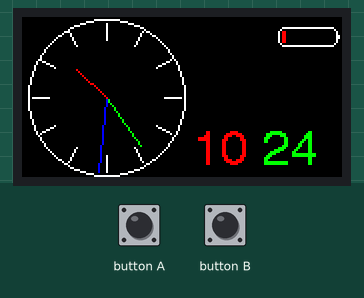
Bench run of a sketch on a simulated ESP32. Shown: 160×80 colour display. The test bench sets the inputs (shaded band). The local clock reads 2024-03-15 10:24:30 at power-on unless the sketch sets it.

Above: at 1.3 s.
1.4 s: button A pressed for 0.15 s
At 1.76 s:
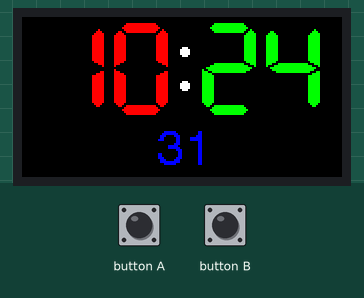
4.0 s: button A pressed for 1 s
At 5.0 s:
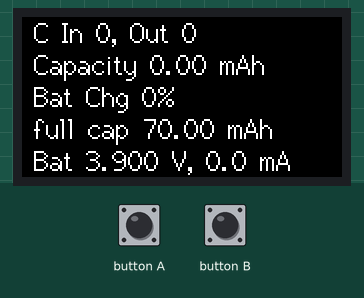
Timing chart, 0 to 7.0 s (numbered marks = the images above; inputs shaded):
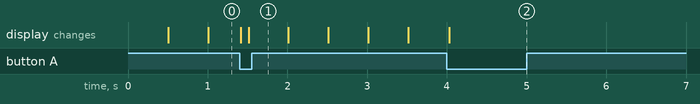

The sketch:

barnabas_orange_watch.ino
```cpp
// this sketch makes a pretty digital watch with an M5Stack M5StickC ESP32 module
// I started with the example code
// https://github.com/m5stack/M5StickC/blob/master/examples/Basics/RTC/RTC.ino
// but prettied up the display, made it go to sleep so you can get more than the
// 40 or so minutes it can run otherwise, and implemented features such as an accurate
// battery state of charge.
//
// use with the $15.60 watch kit from
// https://m5stack.com/collections/m5-core/products/m5stickc-development-kit-with-hat
//

//
// features:
//
// * code to set the Real Time Clock (RTC) chip once
//  * multiple screens of data, use the big M5 button to cycle between them, the watch
//    saves your preference for the next time it wakes up
// * digital display with colorful 7-segment hours and minutes, and somewhat animated
//  seconds display (text 0-59 moves across the bottom of the display.)
// * analog and display with 80 pixel diameter analog clock, plus battery meter, plus
//    digital clock.

//
// bugs to fix:
//
//  * code to print black 8 to keep space when hours < 10 in both clock screens

//
// potential future improvements:
//
// * add battery level icon to digital screen
// * would lowering the CPU clock save much power?
//  see https://github.com/tracestick/firmware_alpha/blob/master/mods/boards.diff.txt
// * beep on hour?
// * speak time? (these two would need the Speaker module plugged in)
// * magnometer in ENV sensor -> analog/digital compass
// * use RTC to sleep/wake CPU while Display remains active?
// * stay awake when plugged into USB or power
// * fade out display at power off
// * set time via NTP over WiFi?
// * temperature gauge (will be hot when charging!
// * timer
// * stopwatch
// * use gyroscope/accelerometer as input
// * wake up from tap like fitbit?
// * set time from device's UI
// * maybe thicker hands by painting them again with X and Y + 1
// * maybe prettier hands by drawing triangles
// * would using tftSprite like Basics/AXP192/AXP192.ino make the display better?
// * WiFi + MQTT
// * make 12/24 hour user configurable, and verify that 24h works correctly


// questions:
//
// * in 24h mode, should analog hour hand go around once per 12h or 24h?
//

// references:
//
// https://en.wikipedia.org/wiki/Polar_coordinate_system
// https://setosa.io/ev/sine-and-cosine/
// https://github.com/m5stack/M5StickC/blob/master/examples/Advanced/AXP192/sleep/sleep.ino
// https://github.com/m5stack/M5StickC/blob/master/examples/Basics/RTC/RTC.ino
// https://www.instructables.com/id/M5-Smart-Watch-Using-DEEP-SLEEP-Function-to-Increa/
//
// The M5Stack M5StickC device uses a Belling Shanghai BM8563 RTC
// https://www.belling.com.cn/media/file_object/bel_product/BM8563/datasheet/BM8563_V1.1_cn.pdf
// which seems to be a clone of the NXP PCF8563 RTC
// https://www.nxp.com/docs/en/data-sheet/PCF8563.pdf
//
// https://docs.m5stack.com/#/en/core/m5stickc
//
// an English language overview of the AXP192 Power Management IC
// https://github.com/ContextQuickie/TTGO-T-Beam/wiki/AXP192-Information
// with gems such as:
//  "The AXP192 contains an internal timer. The timer value can be changed
// by setting the register REG8AH Bits 6-0. Its minimum resolution is minutes.
// REG8AH Bit 7 is set when the timer expires."
// interesting.  so for sleep/wake, we can look at both the RTC and the PMIC.
//
// https://github.com/m5stack/m5-docs/blob/master/docs/en/api/axp192_m5stickc.md

// Notes
// the AXP192 library says there are six bytes of "Data Buffer", 0x06-0x0B
// but the data sheet in section 9.11.8 says four registers: 0x060x09
// I am using five of the bytes.

// http://www.x-powers.com/en.php/Info/product_detail/article_id/29
// https://github.com/m5stack/M5-Schematic/raw/master/Core/AXP192%20Datasheet_v1.1_en_draft_2211.pdf

// Hardware:
//
// ESP32-PICO ARM MCU with Bluetooth and WiFi
// ST7735S
// BM8563   Real Time Clock (RTC)
// MPU6886   Motion Sensor (IMU/accellerometer)
// SH200Q
// AXP192   Power Management IC (PMIC)
// SPM1423
// 80 or 95 mAh LiIon cell "battery"
// USB C with programming/debugging serial port

const int SLEEP_TIME = 15; // watch goes to sleep after this many seconds
// or zero to stay awake

const bool twelve_hour_time = 1; // set to 1 for "normal" 1-12 hours time
// set to 0 for 0-23 hundred hours "military" time
const uint8_t CENTER_X = 42;
const uint8_t CENTER_Y = 40;
const uint8_t CLOCK_RADIUS = 39;
const uint8_t HOUR_HAND_LENGTH = 20;
const uint8_t MINUTE_HAND_LENGTH = 30;
const uint8_t SECOND_HAND_LENGTH = 38;

unsigned long previousMillis = 0;
const long interval = 500;

// pointer-fu from https://stackoverflow.com/a/13353227
// I load a six byte buffer from the AXP192, and use four bytes for a
// float for the battery capacity when fully charged in mAh, and for a byte
// for the screen the user last selected. There is a byte avaliable for
// future use as well: pointer_to_uint8_in_buffer[5]
//
uint8_t axp_data_buffer[6] = {0};          // array to hold data buffer
uint8_t *pointer_to_axp_data_buffer = axp_data_buffer;
float *pointer_to_float_in_buffer = (float*)axp_data_buffer;
uint8_t *pointer_to_uint8_in_buffer = (uint8_t*)axp_data_buffer;

#include <M5StickC.h>

RTC_TimeTypeDef RTC_TimeStruct;

uint8_t screen = 0; // will be set later from data loaded from AXP data buffer
const uint8_t max_screen = 2;
bool LCD = true;
float last_x;
float last_y;
float Radians;
float hour_radians;
float last_hour_radians;
float minute_radians;
float last_minute_radians;
float second_radians;
float last_second_radians;
float rotation;
float battery_full_capacity = 0; // in mAh. stored in AXP PMIC "data buffer"
float x;
float y;

bool blinkb = 0;
bool pm = 0;
float hours = 0;
uint8_t minutes = 0;
uint8_t seconds = 0;
unsigned long wake_time_millis = 0;

void setup() {
  Serial.begin(115200);

  M5.begin();
  M5.Axp.EnableCoulombcounter();

  M5.Lcd.setRotation(1); // rotation 3 is typical. USB-C and M5 button on left
  // rotation 1 if you mount it with the M5 button on the right
  // which might be more conveneient when worn on the left wrist

  //M5.Lcd.fillScreen(BLACK);

  RTC_TimeTypeDef TimeStruct;

  // Use this once to set the date and time in the RTC chip, by changing
  // it to if(1) and filling in the real date and time, and programming
  // the device.
  // Then disable it with if(0) so you don't clobber the time you just set.
  //
  if (0)
  {
    TimeStruct.Hours  = 16; // 24 hour time. for 5 PM, set 17, etc
    TimeStruct.Minutes = 21;
    TimeStruct.Seconds = 00;
    M5.Rtc.SetTime(&TimeStruct);
    RTC_DateTypeDef DateStruct;
    DateStruct.WeekDay = 1;
    DateStruct.Month = 5;
    DateStruct.Date = 4;
    DateStruct.Year = 2020;
    M5.Rtc.SetData(&DateStruct);
  }

  // fetch data buffer from AXP PMIC
  M5.Axp.Read6BytesStorage(pointer_to_axp_data_buffer);

  // set the capacity of the battery that we loaded from the AXP Data Buffer RAM
  // used for battery percentage
  float temp_battery_full_capacity = *pointer_to_float_in_buffer;
  if ( temp_battery_full_capacity >= 200 || temp_battery_full_capacity <= 0 )
  {
    // the capacity should be 80 or 95 mAh.  If the PMIC has never had this set,
    // or something went wrong, we might get a really high or low number.
    // this sets it to a conservative and in-the-ballpark number.  The real
    // capcity should be later stored after a full discharge then full charge cycle
    battery_full_capacity = 70;  // mAh
  }
  else
  {
    battery_full_capacity = temp_battery_full_capacity;
  }
  // set the previously active screen number
  screen = pointer_to_uint8_in_buffer[4];

  wake_time_millis = millis();
}

void loop() {
  // update button state
  M5.update();
  buttons_code();

  unsigned long currentMillis = millis();

  // in support of an accurate battery state-of-charge
  // we have to do a few housekeeping things:

  // when battery is empty
  // (the PMIC would cut us off at 3.0V.
  // at 3.1 V, it's basically all the way drained.
  //
  if (M5.Axp.GetBatVoltage() < 3.1)
  {
    M5.Axp.SetCoulombClear();
    M5.Axp.PowerOff();
  }

  // when battery is full
  // I would think register 0x01, accessable via GetBatteryChargingStatus(),
  // would tell me if charging is complete.  but the relevant bit 1 "charging indicate"
  // is simply 1 for charging, or 0 for not charging or charge finished...
  //
  // this should work well enough.
  //
  if (M5.Axp.GetBatCurrent() == 0 && M5.Axp.GetBatVoltage() >= 4.1)
  {
    battery_full_capacity = M5.Axp.GetCoulombData(); // in mAh

    *pointer_to_float_in_buffer = battery_full_capacity;

    // write this into AXP "data buffer" battery backed RAM
    M5.Axp.Write6BytesStorage(pointer_to_axp_data_buffer);
  }


  if (currentMillis - wake_time_millis >= SLEEP_TIME * 1000)
  {
    // save the active screen number to battery backed RAM in the AXP PMIC
    pointer_to_uint8_in_buffer[4] = screen;

    // write this into AXP "data buffer" battery backed RAM
    M5.Axp.Write6BytesStorage(pointer_to_axp_data_buffer);

    if (SLEEP_TIME > 0)
    {
      M5.Axp.DeepSleep(0);
      // the M5 button on the face can wake the device
    }
  }

  if (currentMillis - previousMillis >= interval)
  {
    blinkb = !blinkb; // concise way to simply flip from 0 -> 1, or 1 -> 0

    previousMillis = currentMillis;
    if (screen == 0)
    {
      analog_and_digital();
    }
    else if (screen == 1)
    {
      digital_clock();
    }
    else if (screen == 2)
    {
      coulomb();
    }
    else
    {
      // maybe we got bad data from the AXP192.  If the battery went completely flat,
      // register 0x0A would default to
      screen = 0;
    }
  }


}

// from https://m5stack.hackster.io/herbert-stiebritz/very-simple-m5stickc-clock-08275b
//
void buttons_code() {
  // BtnA is the big M5 button on the front face
  // BtnB is the button on the bottom

  // change the screen
  if (M5.BtnA.wasPressed())
  {
    wake_time_millis = millis(); // reset the sleep timer

    M5.Lcd.fillScreen(BLACK);
    screen = screen + 1;
  }
  if (screen > max_screen)
  {
    screen = 0;
  }

  // this might be unnecessary, now that the device goes to deep sleep after SLEEP_TIME seconds
  //
  // control the LCD (ON/OFF)
  if (M5.BtnB.wasPressed())
  {
    if (LCD) {
      M5.Lcd.writecommand(ST7735_DISPOFF);
      M5.Axp.ScreenBreath(0);
      LCD = !LCD;
    } else {
      M5.Lcd.writecommand(ST7735_DISPON);
      M5.Axp.ScreenBreath(255);
      LCD = !LCD;
    }
  }


  // Button B long press
  if (M5.BtnB.pressedFor(2000)) {
    // M5 button long press
    //
    // do something else
  }
}

void digital_clock() {

  M5.Lcd.setCursor(0, 0);

  M5.Rtc.GetTime(&RTC_TimeStruct);

  // hours
  M5.Lcd.setTextColor(RED, BLACK);
  M5.Lcd.setTextSize(1);
  M5.Lcd.setCursor(12, 2, 7);

  hours = RTC_TimeStruct.Hours;

  if (twelve_hour_time)
  {
    if (hours > 12)
    {
      pm = 1;
      hours = hours - 12;
      M5.Lcd.setTextColor(BLACK, BLACK);
      M5.Lcd.printf("8");
    }
    else
    {
      pm = 0;
    }
  }

  M5.Lcd.setTextColor(RED, BLACK);
  M5.Lcd.printf("%d", uint8_t(hours));


  // blinking : character
  if (blinkb)
  {
    M5.Lcd.setTextColor(WHITE, BLACK);
    M5.Lcd.printf(":");
  }
  else
  {
    M5.Lcd.setTextColor(BLACK, BLACK);
    M5.Lcd.printf(":");
  }


  // Minutes
  M5.Lcd.setTextColor(GREEN, BLACK);
  M5.Lcd.setTextSize(1);
  M5.Lcd.printf("%02d", RTC_TimeStruct.Minutes);


  // Seconds
  M5.Lcd.setTextColor(BLUE, BLACK);
  M5.Lcd.setTextSize(1);
  M5.Lcd.setCursor(RTC_TimeStruct.Seconds * 2, 55, 4);
  M5.Lcd.printf(" %d", RTC_TimeStruct.Seconds);

  // this block erases the 59 seconds when we roll to 0 seconds
  if (RTC_TimeStruct.Seconds == 0)
  {
    M5.Lcd.setTextColor(BLACK, BLACK);
    M5.Lcd.setCursor(59 * 2, 55, 4);
    M5.Lcd.printf(" 59");
  }


}

void analog_and_digital()
{
  M5.Rtc.GetTime(&RTC_TimeStruct);

  // second hand
  seconds = RTC_TimeStruct.Seconds;
  last_second_radians = second_radians;
  second_radians = ((seconds / 60.0) * 2 * PI);

  if (second_radians != last_second_radians)
  {
    // erase the previous second hand
    draw_clock_hand(BLACK, SECOND_HAND_LENGTH, CENTER_X, CENTER_Y, last_second_radians);
  }

  draw_clock_hand(BLUE, SECOND_HAND_LENGTH, CENTER_X, CENTER_Y, second_radians);


  //minutes = RTC_TimeStruct.Minutes;
  minutes = RTC_TimeStruct.Minutes + (RTC_TimeStruct.Seconds / 60.0);
  last_minute_radians = minute_radians;
  minute_radians = ((minutes / 60.0) * 2 * PI);

  if (minute_radians != last_minute_radians)
  {
    // erase the previous minute hand
    draw_clock_hand(BLACK, MINUTE_HAND_LENGTH, CENTER_X, CENTER_Y, last_minute_radians);
  }

  draw_clock_hand(GREEN, MINUTE_HAND_LENGTH, CENTER_X, CENTER_Y, minute_radians);


  //
  // hours
  //

  // The hour hand can't just be a whole number (integer). If it is, at
  // 1:30 the hour hand would still point straight at 1 o'clock, not
  // halfway between 1 o'clock and 2 o'clock as it would on a real analog clock.

  hours = RTC_TimeStruct.Hours + (RTC_TimeStruct.Minutes / 60.0);

  //
  // display digital hours and minutes
  if (hours > 13 && twelve_hour_time)
  {
    hours = hours - 12.0;
  }
  M5.Lcd.setCursor(85, 55, 4);

  if (hours < 10)
  {
    M5.Lcd.setTextColor(BLACK, BLACK);
    M5.Lcd.print("8");
  }

  M5.Lcd.setTextColor(RED, BLACK);
  M5.Lcd.printf("%d", (int)hours);

  // draw blinking : colon character
  if (blinkb)
  {
    M5.Lcd.setTextColor(WHITE, BLACK);
    M5.Lcd.printf(":");
  }
  else
  {
    M5.Lcd.setTextColor(BLACK, BLACK);
    M5.Lcd.printf(":");
  }

  // draw minutes
  M5.Lcd.setTextColor(GREEN, BLACK);
  M5.Lcd.printf("%02d", RTC_TimeStruct.Minutes);


  // todo: if we're in 24 hour mode, should the hour hand make one rotation
  // per 24 hours?!

  last_hour_radians = hour_radians;
  hour_radians = ((hours / 12.0) * 2 * PI);

  if (hour_radians != last_hour_radians)
  {
    // erase the previous hour hand
    draw_clock_hand(BLACK, HOUR_HAND_LENGTH, CENTER_X, CENTER_Y, last_hour_radians);
  }

  draw_clock_hand(RED, HOUR_HAND_LENGTH, CENTER_X, CENTER_Y, hour_radians);


  // circle clock outline
  M5.Lcd.drawCircle(CENTER_X, CENTER_Y, CLOCK_RADIUS, WHITE);


  // draw radial marks
  if (1)
  {
    for (uint8_t a = 0; a < 12; a = a + 1)
    {
      //draw_clock_mark(int color, float Radians, uint8_t diameter, uint8_t Length, uint8_t center_x, uint8_t center_y)
      draw_clock_mark(WHITE, a / 12.0 * 2 * PI, CLOCK_RADIUS, 10, CENTER_X, CENTER_Y);

    }
  }
  // draw battery icon
  // fixme todo
  // should I add 0.5 to the next to account for floor rounding when I cast it to a uint?
  uint8_t battery_percent = uint8_t((M5.Axp.GetCoulombData() / battery_full_capacity) * 100.0);
  if (battery_percent < 0)
  {
    battery_percent = 0;
  }

  if (battery_percent > 100)
  {
    battery_percent = 100;
  }
  //         x, y, width, height, b%
  draw_battery_icon(128, 5, 30, 10, battery_percent, blinkb);
}

void coulomb()
{
  // this screen was for debugging getting the coulomb counter working.
  // the fix ended being pretty easy - I had to rest the coulomb counter
  // in and out counts when the battery was basically depleted, and note the
  // mAh of energy that were put into the battery when it became fully charged,
  // and that value has to be stored in battery-backed RAM, which the AXP has.

  // for reference another watch project
  // https://github.com/techiesms/M5Stick-C-Smart-Watch-/blob/master/M5StickC_Smart_Watch/M5StickC_Smart_Watch.ino
  // simply reads the battery voltage with vbat = M5.Axp.GetVbatData() * 1.1 / 1000;
  // and has thresholds of
  // >= 4 V
  // >= 3.7 V
  // < 3.7 V

  // article that makes the point that spedometer is instanenous speed
  // and odometer is disatance traveled
  // https://learn.sparkfun.com/tutorials/ltc4150-coulomb-counter-hookup-guide/all

  // do I need to manually set or clear the coulomb counter?
  // https://github.com/ContextQuickie/TTGO-T-Beam/wiki/Register-B8H:-Coulomb-Control-Register
  //

  // battery gauge, battery meter:
  //
  // dug out of previous version of examples/Basics/AXP192/AXP192.in from:
  // https://github.com/m5stack/M5StickC/pull/27/files#diff-947fdad95630acd4a397d9ea1e93e035
  //


  M5.Lcd.setCursor(0, 0, 2);
  M5.Lcd.setTextColor(WHITE, BLACK);

  M5.Lcd.printf(" C In %d, Out %d \r\n", M5.Axp.GetCoulombchargeData(), M5.Axp.GetCoulombdischargeData());
  M5.Lcd.printf(" Capacity %.2f mAh  \r\n", M5.Axp.GetCoulombData());

  M5.Lcd.printf(" Bat Chg %.0f%%   \r\n", ((M5.Axp.GetCoulombData() / battery_full_capacity)) * 100.0);
  M5.Lcd.printf(" full cap %.2f mAh \r\n", battery_full_capacity);


  M5.Lcd.printf(" Bat %.3f V, %.1f mA  ", M5.Axp.GetBatVoltage(), M5.Axp.GetBatCurrent());


}

void draw_clock_hand(int color, uint8_t Length, uint8_t center_x, uint8_t center_y, float Radians)
{
  x = Length * sin(Radians) * -1;
  y = Length * cos(Radians);

  M5.Lcd.drawLine(center_x - x, center_y - y, center_x, center_y, color);
}


void draw_clock_mark(int color, float Radians, uint8_t diameter, uint8_t Length, uint8_t center_x, uint8_t center_y)
{
  x = center_x + ((diameter - 10) * sin(Radians)) * -1;
  y = center_y + ((diameter - 10) * cos(Radians));

  float x2 = center_x + ((diameter - 2) * sin(Radians)) * -1;
  float y2 = center_y + ((diameter - 2) * cos(Radians)) ;


  M5.Lcd.drawLine(x, y, x2, y2, color);
}


void print_data_buffer(uint8_t *local_pointer_to_axp_data_buffer)
{
  for (uint8_t i = 0; i < 6; i++)
  {
    Serial.printf("%X\t", local_pointer_to_axp_data_buffer[i]);
  }
  Serial.println();
}


void draw_battery_icon(uint8_t x, uint8_t y, uint8_t width, uint8_t height, uint8_t battery_percent, bool local_blinkb)
{
  // outline
  M5.Lcd.drawRoundRect(x, y, width, height, 3, WHITE);

  // battery tip
  M5.Lcd.fillRect(x + width, y + 4, 1, height - 8, WHITE);

  // green battery percentage bar
  uint16_t battery_color = GREEN;
  if (battery_percent <= 20)
  {
    if(local_blinkb)
    {
      battery_color = BLACK;
    }
    else
    {
      battery_color = RED;
    }
  }
  //M5.Lcd.fillRect(int16_t x, int16_t y, int16_t w, int16_t h, uint16_t color);
  uint8_t draw_width = (width - 4) * (battery_percent / 100.0);
  if (draw_width < 2)
  {
    draw_width = 2;
  }
  M5.Lcd.fillRect(x + 2, y + 2, draw_width, height - 4, battery_color);
}

/*
  I had the hardest time finding the commands for drawing to the TFT display
  on the M5StickC. The best reference seems to be
  https://github.com/m5stack/M5StickC/blob/master/src/M5StickC.h

    M5.Lcd.drawPixel(int16_t x, int16_t y, uint16_t color);
    M5.Lcd.drawLine(int16_t x0, int16_t y0, int16_t x1, int16_t y1, uint16_t color);
    M5.Lcd.fillRect(int16_t x, int16_t y, int16_t w, int16_t h, uint16_t color);
    M5.Lcd.fillScreen(uint16_t color);
    M5.Lcd.drawCircle(int16_t x0, int16_t y0, int16_t r, uint16_t color);
    M5.Lcd.drawCircleHelper(int16_t x0, int16_t y0, int16_t r, uint8_t cornername,uint16_t color);
    M5.Lcd.fillCircle(int16_t x0, int16_t y0, int16_t r, uint16_t color);
    M5.Lcd.fillCircleHelper(int16_t x0, int16_t y0, int16_t r, uint8_t cornername,int16_t delta, uint16_t color);
    M5.Lcd.drawTriangle(int16_t x0, int16_t y0, int16_t x1, int16_t y1, int16_t x2, int16_t y2, uint16_t color);
    M5.Lcd.fillTriangle(int16_t x0, int16_t y0, int16_t x1, int16_t y1, int16_t x2, int16_t y2, uint16_t color);
    M5.Lcd.drawRoundRect(int16_t x0, int16_t y0, int16_t w, int16_t h, int16_t radius, uint16_t color);
    M5.Lcd.fillRoundRect(int16_t x0, int16_t y0, int16_t w, int16_t h, int16_t radius, uint16_t color);
    M5.Lcd.drawBitmap(int16_t x, int16_t y, const uint8_t bitmap[], int16_t w, int16_t h, uint16_t color);
    M5.Lcd.drawRGBBitmap(int16_t x, int16_t y, const uint16_t bitmap[], int16_t w, int16_t h),
    M5.Lcd.drawChar(uint16_t x, uint16_t y, char c, uint16_t color, uint16_t bg, uint8_t size);
    M5.Lcd.setCursor(uint16_t x0, uint16_t y0);
    M5.Lcd.setTextColor(uint16_t color);
    M5.Lcd.setTextColor(uint16_t color, uint16_t backgroundcolor);
    M5.Lcd.setTextSize(uint8_t size);
    M5.Lcd.setTextWrap(boolean w);
    M5.Lcd.printf();
    M5.Lcd.print();
    M5.Lcd.println();
    M5.Lcd.drawCentreString(const char *string, int dX, int poY, int font);
    M5.Lcd.drawRightString(const char *string, int dX, int poY, int font);
    //M5.Lcd.drawJpg(const uint8_t *jpg_data, size_t jpg_len, uint16_t x, uint16_t y);
    //M5.Lcd.drawJpgFile(fs::FS &fs, const char *path, uint16_t x, uint16_t y);
    //M5.Lcd.drawBmpFile(fs::FS &fs, const char *path, uint16_t x, uint16_t y);


*/
```

Measured:
- after the input at 1.4 s, the display: first changes at once (image 1 shows a later state)
- after the input at 4.0 s, the display: changes at once (image 2)
